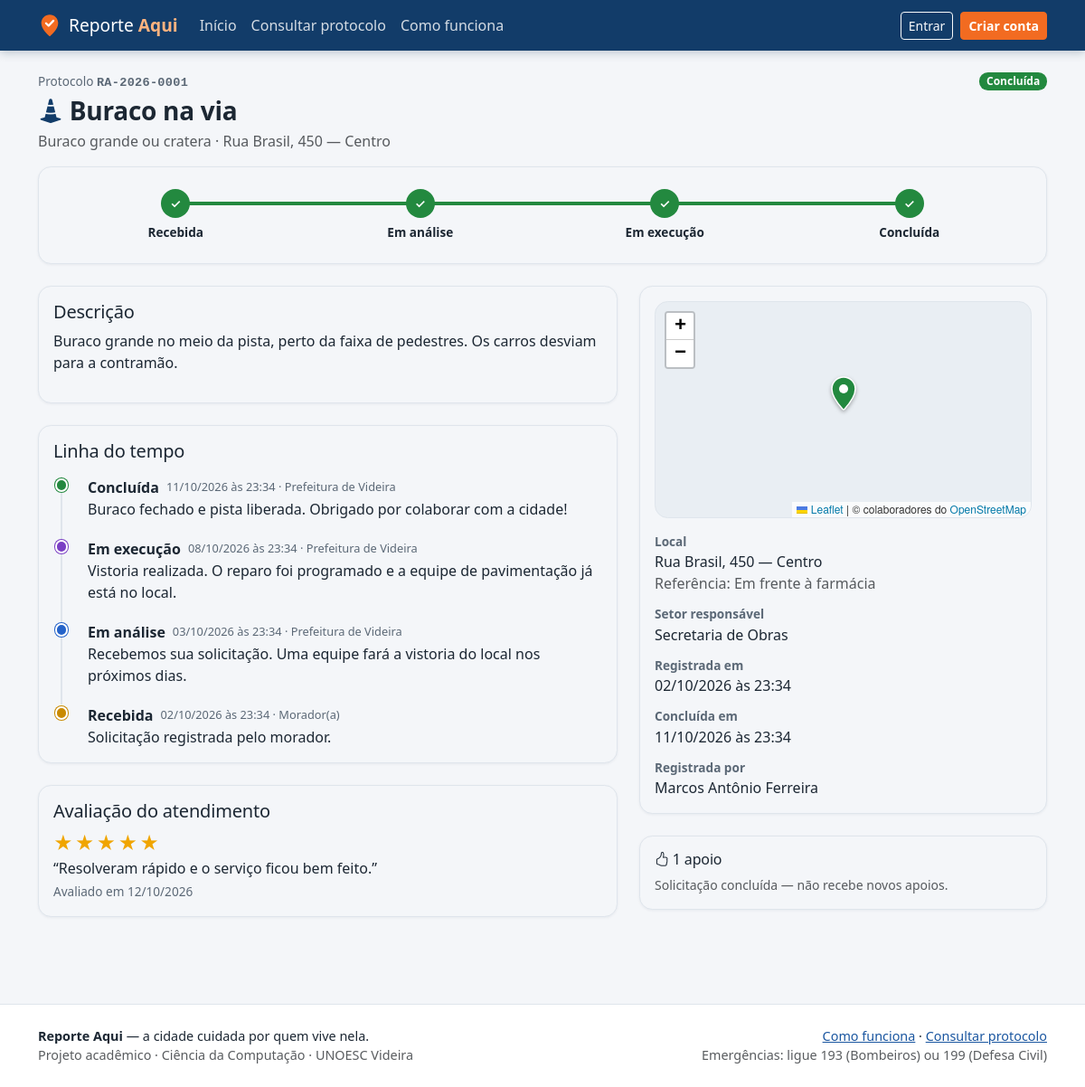
The app's page /solicitacao.php?protocolo=RA-2026-0001 with its own data.
### tables this page shows
CREATE TABLE solicitacoes (
  id               INT UNSIGNED NOT NULL AUTO_INCREMENT,
  protocolo        VARCHAR(14)  NOT NULL,
  usuario_id       INT UNSIGNED NOT NULL,
  categoria_id     INT UNSIGNED NOT NULL,
  subcategoria_id  INT UNSIGNED NOT NULL,
  setor_id         INT UNSIGNED NOT NULL,
  situacao         ENUM('recebida','em_analise','em_execucao','concluida') NOT NULL DEFAULT 'recebida',
  prioridade       ENUM('baixa','normal','alta') NOT NULL DEFAULT 'normal',
  descricao        VARCHAR(500) NOT NULL,
  endereco         VARCHAR(160) NOT NULL,
  numero           VARCHAR(60)  NULL,
  bairro           VARCHAR(80)  NOT NULL,
  referencia       VARCHAR(160) NULL,
  latitude         DECIMAL(10,7) NOT NULL,
  longitude        DECIMAL(10,7) NOT NULL,
  sigilo           TINYINT(1) NOT NULL DEFAULT 0,
  previsao         DATE NOT NULL,
  criado_em        DATETIME NOT NULL DEFAULT CURRENT_TIMESTAMP,
  concluido_em     DATETIME NULL,
  PRIMARY KEY (id),
  UNIQUE KEY uq_solicitacoes_protocolo (protocolo),
  KEY idx_solicitacoes_usuario (usuario_id),
  KEY idx_solicitacoes_situacao (situacao, prioridade, criado_em),
  KEY idx_solicitacoes_categoria (categoria_id, situacao),
  KEY idx_solicitacoes_bairro (bairro),
  KEY idx_solicitacoes_criado (criado_em),
  KEY idx_solicitacoes_local (latitude, longitude),
  CONSTRAINT fk_solicitacoes_usuario      FOREIGN KEY (usuario_id)      REFERENCES usuarios (id),
  CONSTRAINT fk_solicitacoes_categoria    FOREIGN KEY (categoria_id)    REFERENCES categorias (id),
  CONSTRAINT fk_solicitacoes_subcategoria FOREIGN KEY (subcategoria_id) REFERENCES subcategorias (id),
  CONSTRAINT fk_solicitacoes_setor        FOREIGN KEY (setor_id)        REFERENCES setores (id)
);

CREATE TABLE categorias (
  id          INT UNSIGNED NOT NULL AUTO_INCREMENT,
  nome        VARCHAR(80) NOT NULL,
  icone       VARCHAR(40) NOT NULL,
  setor_id    INT UNSIGNED NOT NULL,
  prazo_dias  SMALLINT UNSIGNED NOT NULL,
  PRIMARY KEY (id),
  UNIQUE KEY uq_categorias_nome (nome),
  KEY idx_categorias_setor (setor_id),
  CONSTRAINT fk_categorias_setor FOREIGN KEY (setor_id) REFERENCES setores (id)
);

CREATE TABLE subcategorias (
  id            INT UNSIGNED NOT NULL AUTO_INCREMENT,
  categoria_id  INT UNSIGNED NOT NULL,
  nome          VARCHAR(80) NOT NULL,
  PRIMARY KEY (id),
  KEY idx_subcategorias_categoria (categoria_id),
  CONSTRAINT fk_subcategorias_categoria FOREIGN KEY (categoria_id) REFERENCES categorias (id) ON DELETE CASCADE
);

CREATE TABLE historico (
  id               INT UNSIGNED NOT NULL AUTO_INCREMENT,
  solicitacao_id   INT UNSIGNED NOT NULL,
  situacao         ENUM('recebida','em_analise','em_execucao','concluida') NOT NULL,
  mensagem         VARCHAR(600) NOT NULL,
  autor_id         INT UNSIGNED NOT NULL,
  visivel_cidadao  TINYINT(1) NOT NULL DEFAULT 1,
  criado_em        DATETIME NOT NULL DEFAULT CURRENT_TIMESTAMP,
  PRIMARY KEY (id),
  KEY idx_historico_solicitacao (solicitacao_id, criado_em),
  KEY idx_historico_autor (autor_id),
  CONSTRAINT fk_historico_solicitacao FOREIGN KEY (solicitacao_id) REFERENCES solicitacoes (id) ON DELETE CASCADE,
  CONSTRAINT fk_historico_autor       FOREIGN KEY (autor_id)       REFERENCES usuarios (id)
);

CREATE TABLE avaliacoes (
  id              INT UNSIGNED NOT NULL AUTO_INCREMENT,
  solicitacao_id  INT UNSIGNED NOT NULL,
  usuario_id      INT UNSIGNED NOT NULL,
  nota            TINYINT UNSIGNED NOT NULL,
  comentario      VARCHAR(300) NULL,
  criado_em       DATETIME NOT NULL DEFAULT CURRENT_TIMESTAMP,
  PRIMARY KEY (id),
  UNIQUE KEY uq_avaliacoes_solicitacao (solicitacao_id),
  KEY idx_avaliacoes_usuario (usuario_id),
  CONSTRAINT fk_avaliacoes_solicitacao FOREIGN KEY (solicitacao_id) REFERENCES solicitacoes (id) ON DELETE CASCADE,
  CONSTRAINT fk_avaliacoes_usuario     FOREIGN KEY (usuario_id)     REFERENCES usuarios (id),
  CONSTRAINT ck_avaliacoes_nota CHECK (nota BETWEEN 1 AND 5)
);

CREATE TABLE setores (
  id    INT UNSIGNED NOT NULL AUTO_INCREMENT,
  nome  VARCHAR(80) NOT NULL,
  PRIMARY KEY (id),
  UNIQUE KEY uq_setores_nome (nome)
);

CREATE TABLE usuarios (
  id          INT UNSIGNED NOT NULL AUTO_INCREMENT,
  nome        VARCHAR(120) NOT NULL,
  cpf         CHAR(11)     NOT NULL,
  email       VARCHAR(160) NOT NULL,
  telefone    VARCHAR(11)  NOT NULL,
  senha_hash  VARCHAR(255) NOT NULL,
  perfil      ENUM('cidadao','admin') NOT NULL DEFAULT 'cidadao',
  criado_em   DATETIME NOT NULL DEFAULT CURRENT_TIMESTAMP,
  PRIMARY KEY (id),
  UNIQUE KEY uq_usuarios_cpf (cpf),
  UNIQUE KEY uq_usuarios_email (email)
);

### app/conexao.php (called while the page is built)
<?php
function db(): PDO
{
    static $pdo = null;
    if ($pdo instanceof PDO) {
        return $pdo;
    }
    $dsn = sprintf('mysql:host=%s;port=%d;dbname=%s;charset=utf8mb4', DB_HOST, DB_PORT, DB_NAME);
    try {
        $pdo = new PDO($dsn, DB_USER, DB_PASS, [
            PDO::ATTR_ERRMODE            => PDO::ERRMODE_EXCEPTION,
            PDO::ATTR_DEFAULT_FETCH_MODE => PDO::FETCH_ASSOC,
            PDO::ATTR_EMULATE_PREPARES   => false,
        ]);
        $pdo->exec("SET time_zone = '" . date('P') . "'");
    } catch (PDOException $ex) {
        http_response_code(500);
        $detalhe = MODO_DEBUG ? htmlspecialchars($ex->getMessage(), ENT_QUOTES, 'UTF-8') : '';
        exit('<h1>Não foi possível conectar ao banco de dados</h1>'
            . '<p>Verifique se o MySQL está ligado, se o arquivo <code>database.sql</code> foi importado '
            . 'e se os dados em <code>config.php</code> estão corretos.</p><p>' . $detalhe . '</p>');
    }
    return $pdo;
}

### app/auth.php (called while the page is built, shortened)
<?php
function usuario(): ?array
{
    return $_SESSION['usuario'] ?? null;
}
function eh_admin(): bool
{
    return (usuario()['perfil'] ?? '') === 'admin';
}

### public/solicitacao.php (the view, shortened to what this page needs)
<?php
$protocolo = isset($_GET['protocolo']) && is_string($_GET['protocolo']) ? $_GET['protocolo'] : '';
$s = $protocolo !== '' ? buscar_solicitacao_protocolo($protocolo) : null;
$u        = usuario();
$id       = (int) $s['id'];
$souAutor = $u && (int) $u['id'] === (int) $s['usuario_id'];
$stAval = db()->prepare('SELECT nota, comentario, criado_em FROM avaliacoes WHERE solicitacao_id = ?');
$stAval->execute([$id]);
$avaliacao = $stAval->fetch() ?: null;
$sqlHist = 'SELECT h.situacao, h.mensagem, h.visivel_cidadao, h.criado_em, h.autor_id, a.nome AS autor_nome, a.perfil AS autor_perfil
              FROM historico h JOIN usuarios a ON a.id = h.autor_id
             WHERE h.solicitacao_id = ?' . (eh_admin() ? '' : ' AND h.visivel_cidadao = 1') . '
             ORDER BY h.criado_em DESC, h.id DESC';
$stHist = db()->prepare($sqlHist);
$stHist->execute([$id]);
$historico = $stHist->fetchAll();
$jaApoia   = $u && eh_cidadao() && !$souAutor && usuario_apoia($id, (int) $u['id']);
$indice    = situacao_indice($s['situacao']);
$concluida = $s['situacao'] === 'concluida';
require __DIR__ . '/../app/layout/cabecalho.php';
?>
<div class="container py-4">
  <div class="d-flex flex-wrap justify-content-between align-items-start gap-3 mb-3">
    <div>
      <div class="ra-item-meta mb-1">Protocolo <span class="ra-protocolo"><?= e($s['protocolo']) ?></span></div>
      <h1 class="h3 mb-1"><i class="bi <?= e($s['icone']) ?> text-primary"></i> <?= e($s['categoria']) ?></h1>
      <div class="text-body-secondary"><?= e($s['subcategoria']) ?> · <?= e(endereco_completo($s)) ?></div>
    </div>
    <div class="d-flex flex-wrap gap-2 align-items-center">
      <?= badge_situacao($s['situacao']) ?>
    </div>
  </div>
  <div class="card ra-card mb-4">
    <div class="card-body py-4">
      <ol class="ra-progresso" aria-label="Andamento da solicitação">
<?php $i = 0; foreach (SITUACOES as $chave => $nome):
        $classe = $i < $indice || ($concluida && $i === $indice) ? 'feito' : ($i === $indice ? 'atual' : ''); ?>
        <li class="<?= $classe ?>"<?= $i === $indice ? ' aria-current="step"' : '' ?>><?= e($nome) ?></li>
<?php $i++; endforeach; ?>
      </ol>
    </div>
  </div>
  <div class="row g-4">
    <div class="col-lg-7">
      <div class="card ra-card mb-4">
        <div class="card-body">
          <h2 class="h5">Descrição</h2>
          <p class="ra-texto-livre"><?= e($s['descricao']) ?></p>
        </div>
      </div>
      <div class="card ra-card mb-4">
        <div class="card-body">
          <h2 class="h5 mb-3">Linha do tempo</h2>
          <ol class="ra-linha">
<?php foreach ($historico as $h):
        if ($h['autor_perfil'] === 'admin') {
            $autor = eh_admin() ? $h['autor_nome'] : 'Prefeitura de Videira';
        } else {
            $autor = $u && (int) $u['id'] === (int) $h['autor_id'] ? 'Você' : 'Morador(a)';
        } ?>
            <li style="--cor: var(--sit-<?= e($h['situacao']) ?>)">
              <div class="d-flex flex-wrap gap-2 align-items-center">
                <strong><?= e(situacao_nome($h['situacao'])) ?></strong>
                <span class="quando"><?= e(data_br($h['criado_em'], true)) ?> · <?= e($autor) ?></span>
              </div>
<?php   if (!$h['visivel_cidadao']): ?>
              <div class="interno mt-1"><i class="bi bi-eye-slash"></i> Registro interno: <?= e($h['mensagem']) ?></div>
<?php   else: ?>
              <div class="ra-texto-livre"><?= e($h['mensagem']) ?></div>
<?php   endif; ?>
            </li>
<?php endforeach; ?>
          </ol>
        </div>
      </div>
<?php if ($concluida): ?>
      <div class="card ra-card mb-4" id="avaliacao">
        <div class="card-body">
          <h2 class="h5">Avaliação do atendimento</h2>
<?php   if ($avaliacao): ?>
          <div class="ra-nota" aria-label="Nota <?= (int) $avaliacao['nota'] ?> de 5">
            <?= str_repeat('★', (int) $avaliacao['nota']) . str_repeat('☆', 5 - (int) $avaliacao['nota']) ?>
          </div>
<?php     if ($avaliacao['comentario']): ?>
          <p class="mb-1 ra-texto-livre">“<?= e($avaliacao['comentario']) ?>”</p>
<?php     endif; ?>
          <div class="ra-item-meta">Avaliado em <?= e(data_br($avaliacao['criado_em'])) ?></div>
<?php   else: ?>
          <p class="text-body-secondary mb-0">Ainda não avaliado por quem registrou a solicitação.</p>
<?php   endif; ?>
        </div>
      </div>
<?php endif; ?>
    </div>
    <div class="col-lg-5">
      <div class="card ra-card mb-4">
        <div class="card-body">
          <div data-mapa-fixo class="ra-mapa ra-mapa-pequeno mb-3" data-lat="<?= e($s['latitude']) ?>"
               data-lng="<?= e($s['longitude']) ?>" data-situacao="<?= e($s['situacao']) ?>"
               role="img" aria-label="Mapa com o local da solicitação"></div>
          <dl class="ra-resumo mb-0">
            <dt>Local</dt>
            <dd><?= e(endereco_completo($s)) ?><?= $s['referencia'] ? '<br><span class="text-body-secondary">Referência: ' . e($s['referencia']) . '</span>' : '' ?></dd>
            <dt>Setor responsável</dt>
            <dd><?= e($s['setor']) ?></dd>
            <dt>Registrada em</dt>
            <dd><?= e(data_br($s['criado_em'], true)) ?></dd>
<?php if ($concluida): ?>
            <dt>Concluída em</dt>
            <dd><?= e(data_br($s['concluido_em'], true)) ?></dd>
<?php endif; ?>
            <dt>Registrada por</dt>
            <dd class="mb-0"><?= e(nome_solicitante($s)) ?>
            </dd>
          </dl>
        </div>
      </div>
      <div class="card ra-card">
        <div class="card-body">
          <h2 class="h6"><i class="bi bi-hand-thumbs-up"></i>
            <?= (int) $s['apoios'] ?> <?= (int) $s['apoios'] === 1 ? 'apoio' : 'apoios' ?></h2>
<?php if ($concluida): ?>
          <p class="text-body-secondary small mb-0">Solicitação concluída — não recebe novos apoios.</p>
<?php elseif ($souAutor): ?>
          <p class="text-body-secondary small mb-0">Outros moradores afetados pelo mesmo problema podem apoiar a sua solicitação.</p>
<?php elseif ($jaApoia): ?>
          <p class="text-success small mb-0"><i class="bi bi-check-lg"></i> Você apoia esta solicitação.</p>
<?php elseif (eh_admin()): ?>
          <p class="text-body-secondary small mb-0">Moradores afetados pelo mesmo problema.</p>
<?php else: ?>
          <p class="text-body-secondary small">Este problema também afeta você?</p>
          <a class="btn btn-outline-primary w-100" href="<?= e(url('public/login.php')) ?>">Entre para apoiar</a>
<?php endif; ?>
        </div>
      </div>
    </div>
  </div>
</div>
<?php require __DIR__ . '/../app/layout/rodape.php'; ?>

### app/funcoes.php (shortened to what this page needs)
<?php
function situacao_nome(string $s): string
{
    return SITUACOES[$s] ?? $s;
}
function situacao_indice(string $s): int
{
    $i = array_search($s, array_keys(SITUACOES), true);
    return $i === false ? -1 : (int) $i;
}
function e($valor): string
{
    return htmlspecialchars((string) ($valor ?? ''), ENT_QUOTES | ENT_SUBSTITUTE, 'UTF-8');
}
function data_br(?string $data, bool $comHora = false): string
{
    $ts = strtotime($data);
    return $ts ? date($comHora ? 'd/m/Y \à\s H:i' : 'd/m/Y', $ts) : '—';
}
function endereco_completo(array $s): string
{
    $txt = $s['endereco'];
    if (!empty($s['numero'])) {
        $txt .= ', ' . $s['numero'];
    }
    if (!empty($s['bairro'])) {
        $txt .= ' — ' . $s['bairro'];
    }
    return $txt;
}
function nome_solicitante(array $s): string
{
    $u = usuario();
    return (string) $s['autor_nome'];
}
function badge_situacao(string $situacao): string
{
    return '<span class="badge sit sit-' . e($situacao) . '">' . e(situacao_nome($situacao)) . '</span>';
}
function buscar_solicitacao_protocolo(string $protocolo): ?array
{
    $st = db()->prepare(SQL_SOLICITACAO . ' WHERE s.protocolo = ?');
    $st->execute([normalizar_protocolo($protocolo)]);
    return $st->fetch() ?: null;
}
function normalizar_protocolo(string $p): string
{
    $p = strtoupper(trim($p));
    if (preg_match('/^RA\D*(\d{4})\D*(\d{1,6})$/', $p, $m)) {
        return sprintf('RA-%s-%04d', $m[1], (int) $m[2]);
    }
    return $p;
}

### records on screen
solicitacoes: protocolo "RA-2026-0001", categoria.nome "Buraco na via", subcategoria.nome "Buraco grande ou cratera", endereco_completo($s) "Rua Brasil, 450 — Centro", situacao "Concluída", descricao "Buraco grande no meio da pista, perto da faixa de pedestres. Os carros desviam para a contramão.", referencia "Em frente à farmácia", setor.nome "Secretaria de Obras", criado_em "02/10/2026 às 23:34", data_br($s['concluido_em'], true) "11/10/2026 às 23:34", usuario.nome "Marcos Antônio Ferreira"
historico: situacao "Concluída", criado_em "11/10/2026 às 23:34", autor "Prefeitura de Videira", mensagem "Buraco fechado e pista liberada. Obrigado por colaborar com a cidade!"
historico: situacao "Em execução", criado_em "08/10/2026 às 23:34", autor "Prefeitura de Videira", mensagem "Vistoria realizada. O reparo foi programado e a equipe de pavimentação já está no local."
historico: situacao "Em análise", criado_em "03/10/2026 às 23:34", autor "Prefeitura de Videira", mensagem "Recebemos sua solicitação. Uma equipe fará a vistoria do local nos próximos dias."
historico: situacao "Recebida", criado_em "02/10/2026 às 23:34", autor "Morador(a)", mensagem "Solicitação registrada pelo morador."
avaliacoes: nota "★★★★★", comentario "Resolveram rápido e o serviço ficou bem feito.", criado_em "12/10/2026"

### other values on screen
$nome "Recebida"
$nome "Em análise"
$nome "Em execução"
$nome "Concluída"
$s['apoios'] "1"
